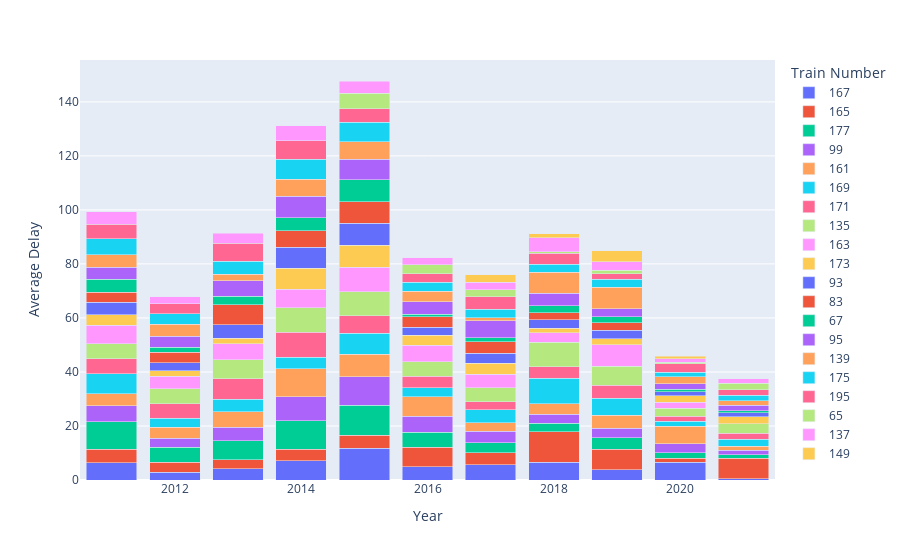

Write notebook code for a chart like this one.
### Code cell
pvd_sb_bar_plt = px.bar(pvd_yearly_sb, x = 'Year', y = 'Average Delay', color = 'Train Number', hover_data=['Num Instances'])
pvd_sb_bar_plt.update_layout(barmode='stack', xaxis={'categoryorder':'category ascending'})

### Figure 1 — Plotly figure (JSON) as saved in the notebook; plotly's stock layout.template omitted (floating-point values rounded to 4 significant figures)
{"data": [{"alignmentgroup": "True", "customdata": [[56], [54], [46], [61], [54], [60], [57], [52], [59], [57], [26]], "hovertemplate": "Train Number=167<br>Year=%{x}<br>Average Delay=%{y}<br>Num Instances=%{customdata[0]}<extra></extra>", "legendgroup": "167", "marker": {"color": "#636efa"}, "name": "167", "offsetgroup": "167", "orientation": "v", "showlegend": true, "textposition": "auto", "type": "bar", "x": [2015, 2014, 2020, 2018, 2011, 2017, 2016, 2013, 2019, 2012, 2021], "xaxis": "x", "y": [11.84, 7.06, 6.52, 6.49, 6.35, 5.7, 4.89, 4.25, 3.78, 2.96, 0.46], "yaxis": "y"}, {"alignmentgroup": "True", "customdata": [[112], [115], [23], [109], [98], [105], [113], [109], [109], [95], [80]], "hovertemplate": "Train Number=165<br>Year=%{x}<br>Average Delay=%{y}<br>Num Instances=%{customdata[0]}<extra></extra>", "legendgroup": "165", "marker": {"color": "#EF553B"}, "name": "165", "offsetgroup": "165", "orientation": "v", "showlegend": true, "textposition": "auto", "type": "bar", "x": [2018, 2019, 2021, 2016, 2011, 2015, 2017, 2014, 2012, 2013, 2020], "xaxis": "x", "y": [11.32, 7.66, 7.65, 7.28, 5.03, 4.82, 4.46, 4.3, 3.67, 3.17, 1.49], "yaxis": "y"}, {"alignmentgroup": "True", "customdata": [[202], [74], [222], [194], [228], [243], [248], [245], [244], [50], [48]], "hovertemplate": "Train Number=177<br>Year=%{x}<br>Average Delay=%{y}<br>Num Instances=%{customdata[0]}<extra></extra>", "legendgroup": "177", "marker": {"color": "#00cc96"}, "name": "177", "offsetgroup": "177", "orientation": "v", "showlegend": true, "textposition": "auto", "type": "bar", "x": [2015, 2014, 2011, 2013, 2012, 2016, 2019, 2017, 2018, 2020, 2021], "xaxis": "x", "y": [10.97, 10.54, 10.11, 7.08, 5.59, 5.54, 4.16, 3.61, 3.14, 2.1, 1.17], "yaxis": "y"}, {"alignmentgroup": "True", "customdata": [[81], [39], [100], [107], [84], [108], [115], [112], [104], [124], [49]], "hovertemplate": "Train Number=99<br>Year=%{x}<br>Average Delay=%{y}<br>Num Instances=%{customdata[0]}<extra></extra>", "legendgroup": "99", "marker": {"color": "#ab63fa"}, "name": "99", "offsetgroup": "99", "orientation": "v", "showlegend": true, "textposition": "auto", "type": "bar", "x": [2015, 2014, 2011, 2016, 2013, 2017, 2019, 2018, 2012, 2020, 2021], "xaxis": "x", "y": [10.64, 9, 5.94, 5.81, 5.08, 4.26, 3.54, 3.41, 3.32, 3.23, 1.69], "yaxis": "y"}, {"alignmentgroup": "True", "customdata": [[110], [107], [109], [71], [96], [113], [96], [103], [113], [110], [26]], "hovertemplate": "Train Number=161<br>Year=%{x}<br>Average Delay=%{y}<br>Num Instances=%{customdata[0]}<extra></extra>", "legendgroup": "161", "marker": {"color": "#FFA15A"}, "name": "161", "offsetgroup": "161", "orientation": "v", "showlegend": true, "textposition": "auto", "type": "bar", "x": [2014, 2015, 2016, 2020, 2013, 2019, 2011, 2012, 2018, 2017, 2021], "xaxis": "x", "y": [10.27, 8.2, 7.28, 6.58, 5.61, 4.81, 4.45, 3.99, 3.8, 3.26, 1.58], "yaxis": "y"}, {"alignmentgroup": "True", "customdata": [[113], [104], [101], [113], [100], [114], [108], [106], [110], [23], [78]], "hovertemplate": "Train Number=169<br>Year=%{x}<br>Average Delay=%{y}<br>Num Instances=%{customdata[0]}<extra></extra>", "legendgroup": "169", "marker": {"color": "#19d3f3"}, "name": "169", "offsetgroup": "169", "orientation": "v", "showlegend": true, "textposition": "auto", "type": "bar", "x": [2018, 2015, 2011, 2019, 2013, 2017, 2014, 2016, 2012, 2021, 2020], "xaxis": "x", "y": [9.46, 7.85, 7.54, 6.38, 4.74, 4.71, 4.29, 3.44, 3.38, 2.48, 1.88], "yaxis": "y"}, {"alignmentgroup": "True", "customdata": [[247], [242], [244], [230], [238], [248], [242], [246], [240], [110], [240]], "hovertemplate": "Train Number=171<br>Year=%{x}<br>Average Delay=%{y}<br>Num Instances=%{customdata[0]}<extra></extra>", "legendgroup": "171", "marker": {"color": "#FF6692"}, "name": "171", "offsetgroup": "171", "orientation": "v", "showlegend": true, "textposition": "auto", "type": "bar", "x": [2014, 2013, 2015, 2011, 2012, 2019, 2016, 2018, 2017, 2021, 2020], "xaxis": "x", "y": [9.23, 7.52, 6.58, 5.56, 5.38, 4.84, 4.26, 4.24, 2.99, 2.25, 1.85], "yaxis": "y"}, {"alignmentgroup": "True", "customdata": [[112], [110], [106], [98], [114], [96], [109], [110], [109], [49], [108]], "hovertemplate": "Train Number=135<br>Year=%{x}<br>Average Delay=%{y}<br>Num Instances=%{customdata[0]}<extra></extra>", "legendgroup": "135", "marker": {"color": "#B6E880"}, "name": "135", "offsetgroup": "135", "orientation": "v", "showlegend": true, "textposition": "auto", "type": "bar", "x": [2018, 2014, 2015, 2013, 2019, 2011, 2012, 2016, 2017, 2021, 2020], "xaxis": "x", "y": [9.18, 9.07, 8.77, 7.02, 6.88, 5.53, 5.41, 5.34, 5.16, 3.51, 2.94], "yaxis": "y"}, {"alignmentgroup": "True", "customdata": [[106], [59], [93], [105], [109], [98], [73], [103], [59], [53]], "hovertemplate": "Train Number=163<br>Year=%{x}<br>Average Delay=%{y}<br>Num Instances=%{customdata[0]}<extra></extra>", "legendgroup": "163", "marker": {"color": "#FF97FF"}, "name": "163", "offsetgroup": "163", "orientation": "v", "showlegend": true, "textposition": "auto", "type": "bar", "x": [2015, 2019, 2011, 2014, 2016, 2013, 2017, 2012, 2018, 2020], "xaxis": "x", "y": [9.04, 7.98, 6.87, 6.83, 6.04, 5.91, 5.04, 4.72, 3.41, 2.17], "yaxis": "y"}, {"alignmentgroup": "True", "customdata": [[196], [122], [243], [218], [249], [111], [240], [249], [218], [179], [244]], "hovertemplate": "Train Number=173<br>Year=%{x}<br>Average Delay=%{y}<br>Num Instances=%{customdata[0]}<extra></extra>", "legendgroup": "173", "marker": {"color": "#FECB52"}, "name": "173", "offsetgroup": "173", "orientation": "v", "showlegend": true, "textposition": "auto", "type": "bar", "x": [2015, 2014, 2017, 2011, 2016, 2021, 2020, 2019, 2012, 2013, 2018], "xaxis": "x", "y": [8.27, 7.77, 3.98, 3.87, 3.78, 2.58, 2.4, 2.24, 2.09, 2.08, 1.81], "yaxis": "y"}, {"alignmentgroup": "True", "customdata": [[167], [109], [147], [175], [195], [238], [193], [195], [180], [111], [129]], "hovertemplate": "Train Number=93<br>Year=%{x}<br>Average Delay=%{y}<br>Num Instances=%{customdata[0]}<extra></extra>", "legendgroup": "93", "marker": {"color": "#636efa"}, "name": "93", "offsetgroup": "93", "orientation": "v", "showlegend": true, "textposition": "auto", "type": "bar", "x": [2015, 2014, 2013, 2011, 2017, 2019, 2018, 2016, 2012, 2021, 2020], "xaxis": "x", "y": [8.06, 7.86, 5.11, 4.53, 3.81, 3.16, 3.13, 2.93, 2.89, 1.57, 1.51], "yaxis": "y"}, {"alignmentgroup": "True", "customdata": [[39], [35], [27], [49], [45], [48], [43], [9], [51]], "hovertemplate": "Train Number=83<br>Year=%{x}<br>Average Delay=%{y}<br>Num Instances=%{customdata[0]}<extra></extra>", "legendgroup": "83", "marker": {"color": "#EF553B"}, "name": "83", "offsetgroup": "83", "orientation": "v", "showlegend": true, "textposition": "auto", "type": "bar", "x": [2015, 2013, 2014, 2017, 2012, 2016, 2011, 2019, 2018], "xaxis": "x", "y": [8.05, 7.37, 6.07, 4.27, 3.93, 3.88, 3.77, 2.78, 2.45], "yaxis": "y"}, {"alignmentgroup": "True", "customdata": [[240], [338], [336], [342], [242], [252], [353], [239], [130], [241], [109]], "hovertemplate": "Train Number=67<br>Year=%{x}<br>Average Delay=%{y}<br>Num Instances=%{customdata[0]}<extra></extra>", "legendgroup": "67", "marker": {"color": "#00cc96"}, "name": "67", "offsetgroup": "67", "orientation": "v", "showlegend": true, "textposition": "auto", "type": "bar", "x": [2015, 2014, 2011, 2013, 2018, 2019, 2012, 2017, 2020, 2016, 2021], "xaxis": "x", "y": [8.03, 4.84, 4.8, 3.1, 2.76, 2.25, 1.86, 1.38, 0.88, 0.82, 0.63], "yaxis": "y"}, {"alignmentgroup": "True", "customdata": [[246], [248], [244], [242], [247], [245], [223], [228], [248], [109], [240]], "hovertemplate": "Train Number=95<br>Year=%{x}<br>Average Delay=%{y}<br>Num Instances=%{customdata[0]}<extra></extra>", "legendgroup": "95", "marker": {"color": "#ab63fa"}, "name": "95", "offsetgroup": "95", "orientation": "v", "showlegend": true, "textposition": "auto", "type": "bar", "x": [2014, 2015, 2017, 2013, 2016, 2018, 2011, 2012, 2019, 2021, 2020], "xaxis": "x", "y": [7.93, 7.7, 6.25, 5.74, 4.71, 4.56, 4.49, 4.06, 2.94, 2.1, 2.01], "yaxis": "y"}, {"alignmentgroup": "True", "customdata": [[54], [52], [49], [50], [44], [52], [50], [37], [48], [21], [53]], "hovertemplate": "Train Number=139<br>Year=%{x}<br>Average Delay=%{y}<br>Num Instances=%{customdata[0]}<extra></extra>", "legendgroup": "139", "marker": {"color": "#FFA15A"}, "name": "139", "offsetgroup": "139", "orientation": "v", "showlegend": true, "textposition": "auto", "type": "bar", "x": [2019, 2018, 2015, 2014, 2011, 2012, 2016, 2020, 2013, 2021, 2017], "xaxis": "x", "y": [7.93, 7.75, 6.49, 6.3, 4.64, 4.5, 3.8, 2.73, 2.4, 1.62, 1.15], "yaxis": "y"}, {"alignmentgroup": "True", "customdata": [[233], [229], [231], [240], [234], [243], [246], [246], [248], [109], [196]], "hovertemplate": "Train Number=175<br>Year=%{x}<br>Average Delay=%{y}<br>Num Instances=%{customdata[0]}<extra></extra>", "legendgroup": "175", "marker": {"color": "#19d3f3"}, "name": "175", "offsetgroup": "175", "orientation": "v", "showlegend": true, "textposition": "auto", "type": "bar", "x": [2014, 2015, 2011, 2013, 2012, 2016, 2017, 2018, 2019, 2021, 2020], "xaxis": "x", "y": [7.39, 7.17, 5.84, 4.9, 3.83, 3.34, 3.15, 2.94, 2.93, 2.06, 1.66], "yaxis": "y"}, {"alignmentgroup": "True", "customdata": [[109], [99], [94], [109], [108], [112], [100], [111], [97], [49], [114]], "hovertemplate": "Train Number=195<br>Year=%{x}<br>Average Delay=%{y}<br>Num Instances=%{customdata[0]}<extra></extra>", "legendgroup": "195", "marker": {"color": "#FF6692"}, "name": "195", "offsetgroup": "195", "orientation": "v", "showlegend": true, "textposition": "auto", "type": "bar", "x": [2014, 2013, 2011, 2015, 2017, 2018, 2012, 2016, 2020, 2021, 2019], "xaxis": "x", "y": [6.88, 6.61, 5.37, 5.05, 4.71, 4.04, 3.62, 3.25, 3.08, 2.04, 2.03], "yaxis": "y"}, {"alignmentgroup": "True", "customdata": [[105], [106], [107], [50], [111], [108], [64]], "hovertemplate": "Train Number=65<br>Year=%{x}<br>Average Delay=%{y}<br>Num Instances=%{customdata[0]}<extra></extra>", "legendgroup": "65", "marker": {"color": "#B6E880"}, "name": "65", "offsetgroup": "65", "orientation": "v", "showlegend": true, "textposition": "auto", "type": "bar", "x": [2015, 2016, 2017, 2021, 2019, 2018, 2020], "xaxis": "x", "y": [5.6, 3.35, 2.48, 2.38, 1.44, 0.7, 0.63], "yaxis": "y"}, {"alignmentgroup": "True", "customdata": [[237], [246], [233], [227], [229], [250], [244], [227], [246], [109], [151]], "hovertemplate": "Train Number=137<br>Year=%{x}<br>Average Delay=%{y}<br>Num Instances=%{customdata[0]}<extra></extra>", "legendgroup": "137", "marker": {"color": "#FF97FF"}, "name": "137", "offsetgroup": "137", "orientation": "v", "showlegend": true, "textposition": "auto", "type": "bar", "x": [2014, 2018, 2015, 2011, 2013, 2019, 2017, 2012, 2016, 2021, 2020], "xaxis": "x", "y": [5.56, 5.17, 4.6, 4.59, 3.61, 3.12, 2.83, 2.69, 2.49, 1.78, 1.19], "yaxis": "y"}, {"alignmentgroup": "True", "customdata": [[55], [39], [52], [25]], "hovertemplate": "Train Number=149<br>Year=%{x}<br>Average Delay=%{y}<br>Num Instances=%{customdata[0]}<extra></extra>", "legendgroup": "149", "marker": {"color": "#FECB52"}, "name": "149", "offsetgroup": "149", "orientation": "v", "showlegend": true, "textposition": "auto", "type": "bar", "x": [2019, 2017, 2018, 2020], "xaxis": "x", "y": [4.07, 2.79, 1.44, 0.96], "yaxis": "y"}], "layout": {"barmode": "stack", "legend": {"title": {"text": "Train Number"}, "tracegroupgap": 0}, "margin": {"t": 60}, "xaxis": {"anchor": "y", "categoryorder": "category ascending", "domain": [0, 1], "title": {"text": "Year"}}, "yaxis": {"anchor": "x", "domain": [0, 1], "title": {"text": "Average Delay"}}}}
